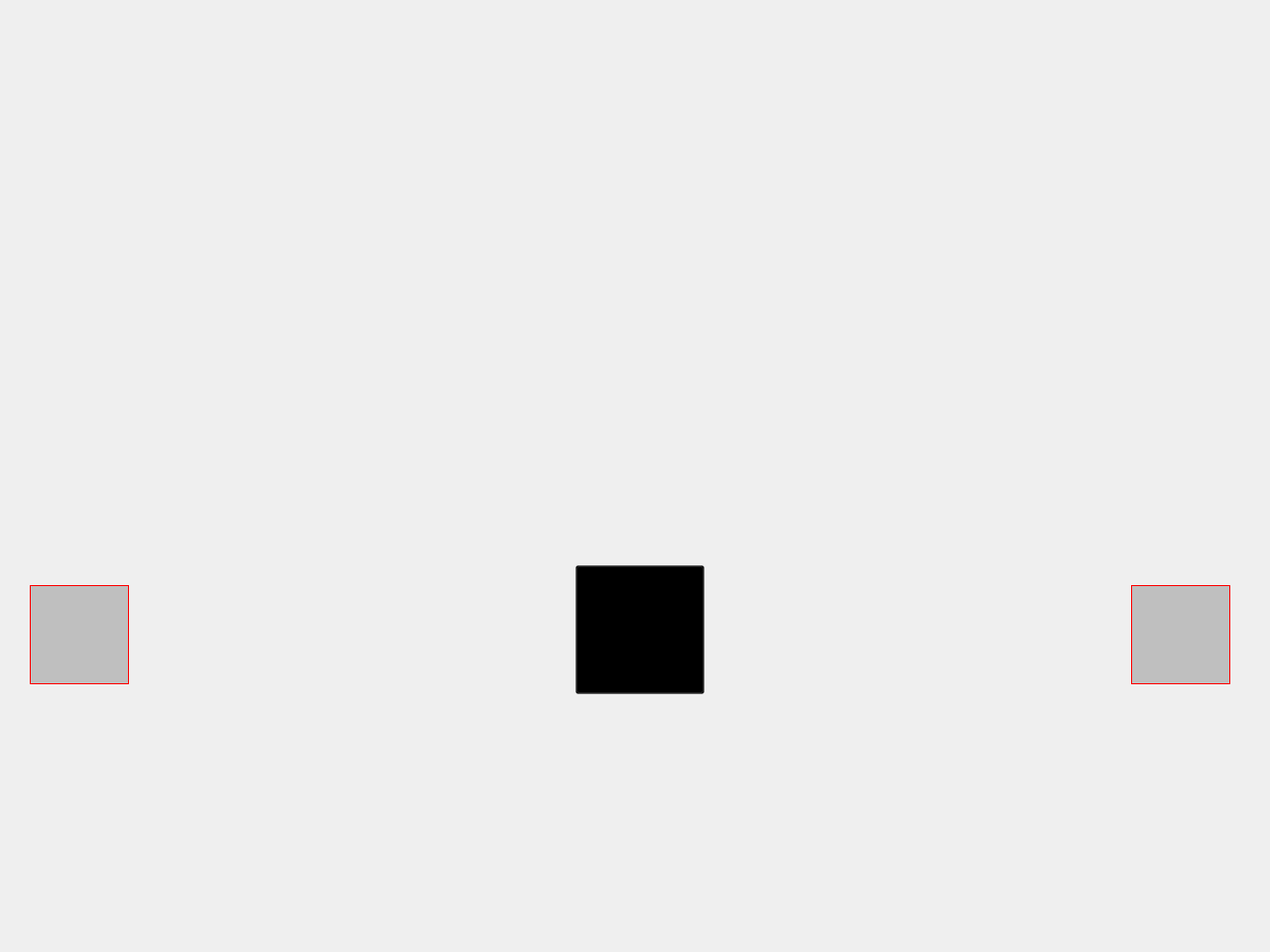
<?xml version="1.0" encoding="UTF-8"?>
<ui version="4.0">
 <class>MainWindow</class>
 <widget class="QMainWindow" name="MainWindow">
  <property name="geometry">
   <rect>
    <x>0</x>
    <y>0</y>
    <width>1280</width>
    <height>960</height>
   </rect>
  </property>
  <property name="windowTitle">
   <string>MainWindow</string>
  </property>
  <property name="layoutDirection">
   <enum>Qt::LeftToRight</enum>
  </property>
  <widget class="QWidget" name="centralwidget">
   <widget class="QPushButton" name="takePhotoButton">
    <property name="geometry">
     <rect>
      <x>580</x>
      <y>570</y>
      <width>130</width>
      <height>130</height>
     </rect>
    </property>
    <property name="styleSheet">
     <string notr="true">QPushButton { 
background-color: rgb(0, 0, 0, 0.2);
}</string>
    </property>
    <property name="text">
     <string/>
    </property>
    <property name="icon">
     <iconset>
      <normaloff>../img/UI-images/photo.jpg</normaloff>../img/UI-images/photo.jpg</iconset>
    </property>
    <property name="iconSize">
     <size>
      <width>200</width>
      <height>200</height>
     </size>
    </property>
   </widget>
   <widget class="QPushButton" name="leftButton">
    <property name="geometry">
     <rect>
      <x>40</x>
      <y>360</y>
      <width>81</width>
      <height>141</height>
     </rect>
    </property>
    <property name="styleSheet">
     <string notr="true">QPushButton { 
background-color: rgb(0, 0, 0, 0.0);
border: 0px solid red;
}</string>
    </property>
    <property name="text">
     <string/>
    </property>
    <property name="icon">
     <iconset>
      <normaloff>../img/UI-images/arrow.png</normaloff>../img/UI-images/arrow.png</iconset>
    </property>
    <property name="iconSize">
     <size>
      <width>180</width>
      <height>180</height>
     </size>
    </property>
   </widget>
   <widget class="QLabel" name="label">
    <property name="geometry">
     <rect>
      <x>0</x>
      <y>0</y>
      <width>1280</width>
      <height>960</height>
     </rect>
    </property>
    <property name="text">
     <string/>
    </property>
   </widget>
   <widget class="QWidget" name="horizontalLayoutWidget">
    <property name="geometry">
     <rect>
      <x>130</x>
      <y>731</y>
      <width>1011</width>
      <height>201</height>
     </rect>
    </property>
    <layout class="QHBoxLayout" name="horizontalLayout">
     <item>
      <widget class="QLabel" name="label_2">
       <property name="maximumSize">
        <size>
         <width>150</width>
         <height>150</height>
        </size>
       </property>
       <property name="text">
        <string/>
       </property>
      </widget>
     </item>
     <item>
      <widget class="QLabel" name="label_3">
       <property name="maximumSize">
        <size>
         <width>150</width>
         <height>150</height>
        </size>
       </property>
       <property name="text">
        <string/>
       </property>
      </widget>
     </item>
     <item>
      <widget class="QLabel" name="label_4">
       <property name="maximumSize">
        <size>
         <width>200</width>
         <height>199</height>
        </size>
       </property>
       <property name="text">
        <string/>
       </property>
      </widget>
     </item>
     <item>
      <widget class="QLabel" name="label_5">
       <property name="maximumSize">
        <size>
         <width>150</width>
         <height>150</height>
        </size>
       </property>
       <property name="text">
        <string/>
       </property>
      </widget>
     </item>
     <item>
      <widget class="QLabel" name="label_6">
       <property name="maximumSize">
        <size>
         <width>150</width>
         <height>150</height>
        </size>
       </property>
       <property name="text">
        <string/>
       </property>
      </widget>
     </item>
    </layout>
   </widget>
   <widget class="QPushButton" name="catalogButton">
    <property name="geometry">
     <rect>
      <x>30</x>
      <y>590</y>
      <width>100</width>
      <height>100</height>
     </rect>
    </property>
    <property name="styleSheet">
     <string notr="true">QPushButton { 
background-color: rgb(0, 0, 0, 0.2);
border: 1px solid red;
}</string>
    </property>
    <property name="text">
     <string/>
    </property>
    <property name="icon">
     <iconset>
      <normaloff>../img/UI-images/catalog.jpg</normaloff>../img/UI-images/catalog.jpg</iconset>
    </property>
    <property name="iconSize">
     <size>
      <width>100</width>
      <height>100</height>
     </size>
    </property>
   </widget>
   <widget class="QPushButton" name="galleryButton">
    <property name="geometry">
     <rect>
      <x>1140</x>
      <y>590</y>
      <width>100</width>
      <height>100</height>
     </rect>
    </property>
    <property name="styleSheet">
     <string notr="true">QPushButton { 
background-color: rgb(0, 0, 0, 0.2);
border: 1px solid red;
}</string>
    </property>
    <property name="text">
     <string/>
    </property>
    <property name="icon">
     <iconset>
      <normaloff>../img/UI-images/gallery.jpg</normaloff>../img/UI-images/gallery.jpg</iconset>
    </property>
    <property name="iconSize">
     <size>
      <width>100</width>
      <height>100</height>
     </size>
    </property>
   </widget>
   <widget class="QPushButton" name="rightButton">
    <property name="geometry">
     <rect>
      <x>1150</x>
      <y>360</y>
      <width>81</width>
      <height>141</height>
     </rect>
    </property>
    <property name="styleSheet">
     <string notr="true">QPushButton { 
background-color: rgb(0, 0, 0, 0.0);
border: 0px solid red;
}</string>
    </property>
    <property name="text">
     <string/>
    </property>
    <property name="icon">
     <iconset>
      <normaloff>../img/UI-images/arrow2.png</normaloff>../img/UI-images/arrow2.png</iconset>
    </property>
    <property name="iconSize">
     <size>
      <width>180</width>
      <height>180</height>
     </size>
    </property>
   </widget>
   <widget class="QLabel" name="label_7">
    <property name="geometry">
     <rect>
      <x>30</x>
      <y>30</y>
      <width>151</width>
      <height>100</height>
     </rect>
    </property>
    <property name="font">
     <font>
      <pointsize>80</pointsize>
     </font>
    </property>
    <property name="text">
     <string/>
    </property>
    <property name="alignment">
     <set>Qt::AlignCenter</set>
    </property>
   </widget>
   <widget class="QLabel" name="label_8">
    <property name="geometry">
     <rect>
      <x>1150</x>
      <y>30</y>
      <width>100</width>
      <height>100</height>
     </rect>
    </property>
    <property name="font">
     <font>
      <pointsize>80</pointsize>
     </font>
    </property>
    <property name="text">
     <string/>
    </property>
    <property name="alignment">
     <set>Qt::AlignCenter</set>
    </property>
   </widget>
   <zorder>label</zorder>
   <zorder>takePhotoButton</zorder>
   <zorder>leftButton</zorder>
   <zorder>horizontalLayoutWidget</zorder>
   <zorder>catalogButton</zorder>
   <zorder>galleryButton</zorder>
   <zorder>rightButton</zorder>
   <zorder>label_7</zorder>
   <zorder>label_8</zorder>
  </widget>
 </widget>
 <resources/>
 <connections/>
</ui>
